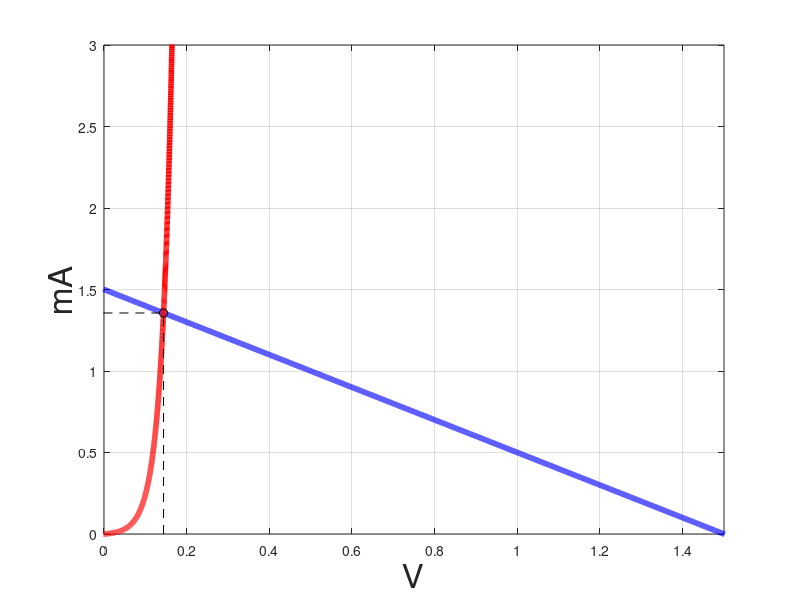

The MATLAB source for this figure:
% INSTITUTO FEDERAL DA PARAÍBA
% CURSO SUPERIOR DE BACHARELADO EM ENGENHARIA ELÉTRICA
% CÁLCULO NUMÉRICO 2020
% EQUACÖES TRANSCENDENTES E ALGÉBRICAS
% CALCULO DE RAÍZES - MÉTODO GRÁFICO
% EXEMPLO 3.14, PÁGINA 100 LIVRO-TEXTO
% AUTOR: PROF. PAULO HENRIQUE DA FONSECA SILVA

clear all, close all, clc

CARGA = -1.602176634e-19
TEMPERATURA = 25 + 273.15
BOLTZMANN = 1.3807e-23
VT = abs(BOLTZMANN*TEMPERATURA/CARGA)
CORRENTE_SATURACAO = 5e-3

x = -1.5:.0001:2.5; 
N=length(x);
y=(1.5-x)-(CORRENTE_SATURACAO*(exp(x/VT)-1));
csi=fzero(@(x) (1.5-x)-(CORRENTE_SATURACAO*(exp(x/VT)-1)), -1.5);
g=1.5-x; 
h=CORRENTE_SATURACAO*(exp(x/VT)-1);
x1=[csi csi]; 
y1=[0 1.5-csi];
x2=[-1.5 csi]; 
y2=[1.5-csi 1.5-csi];
ax=axes; 
set(ax,'Fontsize',18);
plot(x,g,'b','Linewidth',4,x,h,'r','Linewidth',4,...
x1,y1,'k--',x2,y2,'k--',csi,1.5-csi,'ko')
L(1)=xlabel('V');L(2)=ylabel('mA');
set(L,'FontSize',24); 
axis([0 1.5 0 3])
grid on, box on

fprintf('CORRENTE: %f Id \n', y1(2))
fprintf('TENSÃO: %f Vd \n', csi)



